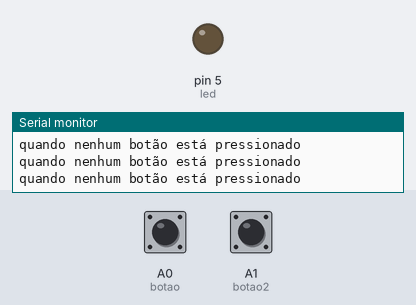
The program below on a simulated Arduino Uno, built with avr-gcc and run on an emulated ATmega328P. On the bench: output pins drawn as LEDs (lit = HIGH), the last lines printed to the serial monitor. Inputs (shaded band) come from the test bench; at power-on: A0 (botao) HIGH, A1 (botao2) HIGH.

Above: at 1.8 s.
1.9 s: A0 (botao) pulled LOW for 0.6 s
At 2.4 s:
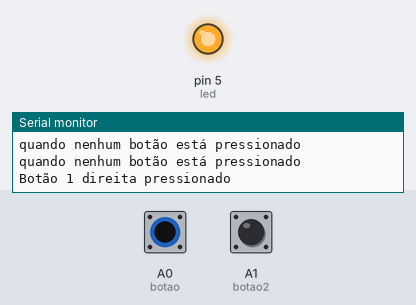
4.0 s: A1 (botao2) pulled LOW for 0.6 s
At 6.0 s:
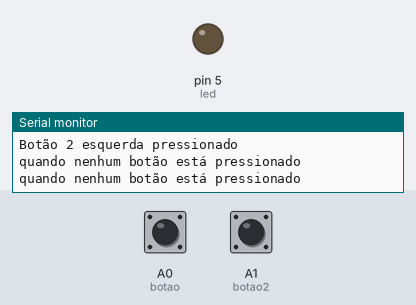
6.5 s: A1 (botao2) pulled LOW for 3.2 s
At 7.2 s:
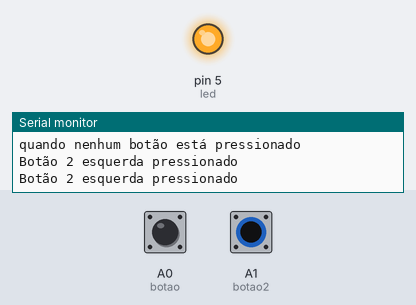
11.5 s: A0 (botao) pulled LOW for 3.2 s
At 16.2 s:
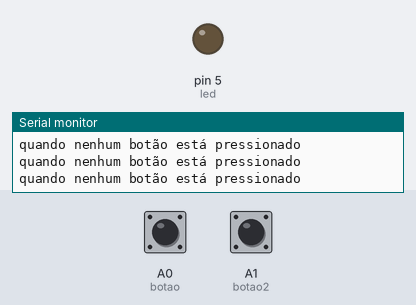
Timing chart, 0 to 17.5 s (numbered marks = the images above; inputs shaded):
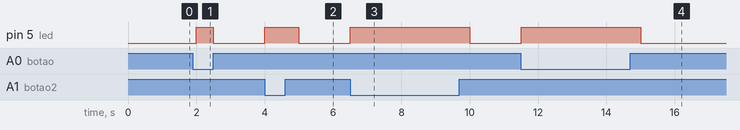

The program:

main.cpp
```cpp
#include <Arduino.h>


// Definição dos pinos
int led = 5;     // Pino do LED
int botao = A0;   // Pino do botão 1
int botao2 = A1;  // Pino do botão 2

//CONFIGURACAO PINOS
void setup() {
  pinMode(led, OUTPUT);      // Define LED como saída
  pinMode(botao, INPUT);    // Define botão 1 como entrada
  pinMode(botao2, INPUT);   // Define botão 2 como entrada
  Serial.begin(9600);     // Inicializa a comunicação serial
}
// LOOP PRINCIPAL
void loop() {
  // || para as duas situacoes
  // Enquanto qualquer botão estiver pressionado, mantém o LED aceso
  while (digitalRead(botao) == LOW || digitalRead(botao2) == LOW) {
    digitalWrite(led, HIGH);
    if (digitalRead(botao) == LOW) {
      Serial.println("Botão 1 direita pressionado");
    }
    if (digitalRead(botao2) == LOW) {
      Serial.println("Botão 2 esquerda pressionado");
    }
    delay(500); // Pequeno atraso para evitar leitura instável
  }
  // Quando nenhum botão está pressionado, apaga o LED
  digitalWrite(led, LOW);
  Serial.println("quando nenhum botão está pressionado");

  delay(500);// Pequeno atraso para evitar leitura instável
}
```

Measured:
- after the input at 1.9 s, pin 5 (led): LOW → HIGH after 0.10 s, → LOW 0.50 s later
- after the input at 4.0 s, pin 5 (led): LOW → HIGH at once, → LOW 1.0 s later
- after the input at 6.5 s, pin 5 (led): LOW → HIGH at once, → LOW 3.5 s later
- after the input at 11.5 s, pin 5 (led): LOW → HIGH at once, → LOW 3.5 s later
